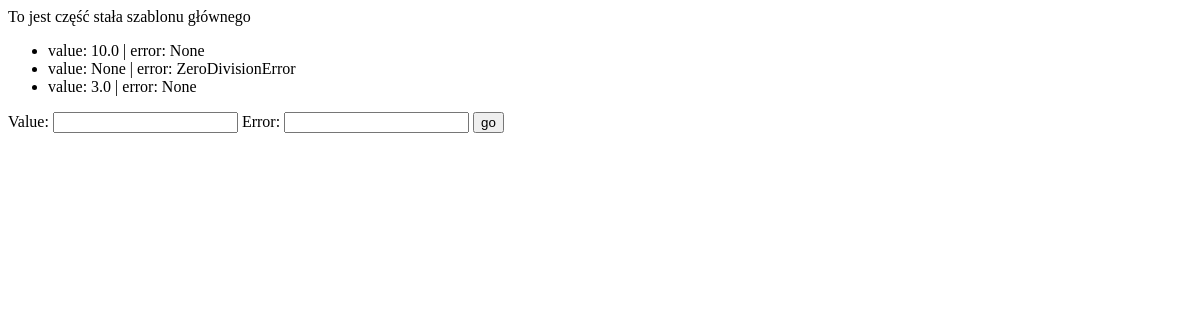
/maths/results/, run on an earlier commit of the app's database.
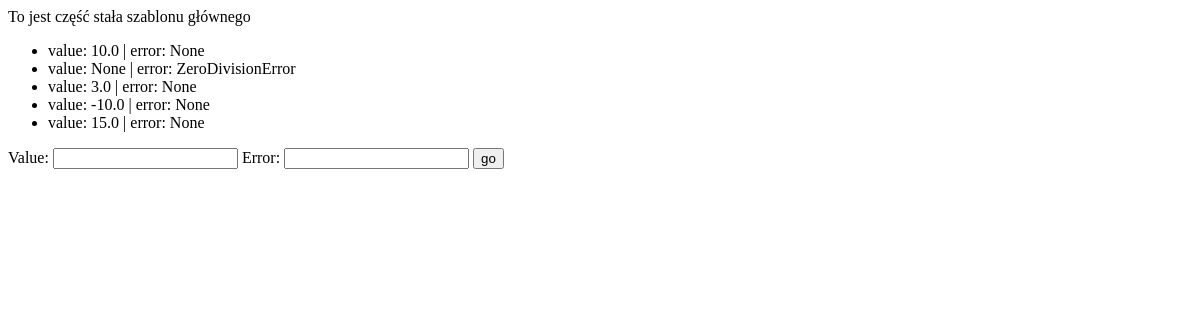
And on a later commit of the database.
### maths/models.py (models this page shows)
class Result(models.Model):
    value = models.FloatField(blank=True, null=True, unique=True)
    error = models.CharField(max_length=255, null=True, blank=True, unique=True)
    def __str__(self):
        return f"value: {self.value} | error: {self.error}"

### maths/views.py (the view, shortened to what this page needs)
# urls.py: path("results/", results_list, name="results"),
def results_list(request):
    form = ResultForm()
    results = Result.objects.all()
    return render(
        request=request,
        template_name="maths/results.html",
        context={"results": results, "form": form},
    )

### maths/forms.py (shortened to what this page needs)
class ResultForm(forms.ModelForm):
    class Meta:
        model = Result
        fields = ["value", "error"]

### maths/templates/maths/results.html (shortened to what this page needs)
{% extends "maths/main.html" %}
{% block content %}
<ul>
    {% for r in results %}
    <li>{{ r }}</li>
    {% endfor %}
</ul>
<form method="post">
    {{ form.as_table }}
    <input type="submit" value="go">
</form>
{% endblock %}

### maths/templates/maths/main.html (shortened to what this page needs)
<html lang="en">
<head>
</head>
<body>
    <div id="content">
        <div id="header">
            To jest część stała szablonu głównego
        </div>
        <div id="inner-content">
            {% block content %}{% endblock %}
        </div>
    </div>
</body>
</html>

What changed in the data, as far as the page shows it:
added Result: value+error "value: -10.0 | error: None"
added Result: value+error "value: 15.0 | error: None"
